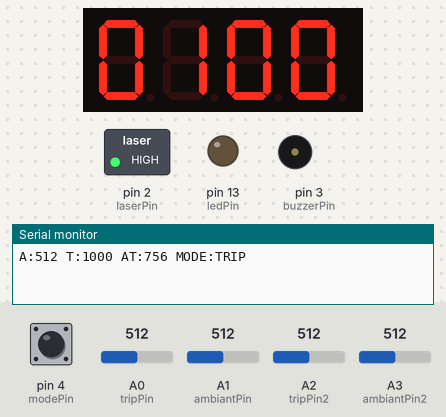
The sketch below on a simulated Arduino Uno, built with avr-gcc and run on an emulated ATmega328P. Parts: 4-digit seven-segment display, switched loads named in the sketch (green lamp = pin HIGH), output pins drawn as LEDs (lit = HIGH), buzzer (waves = sounding, pin HIGH), the last lines printed to the serial monitor. The test bench sets the inputs (shaded band); at power-on: pin 4 (modePin) LOW, A0 (tripPin) = 512, A3 (ambiantPin2) = 512, A1 (ambiantPin) = 512, A2 (tripPin2) = 512. Pins used as bus, display or sensor lines are not drawn.

Above: at 1.2 s.
1.3 s: pin 4 (modePin) pulled HIGH for 0.15 s
At 1.9 s:
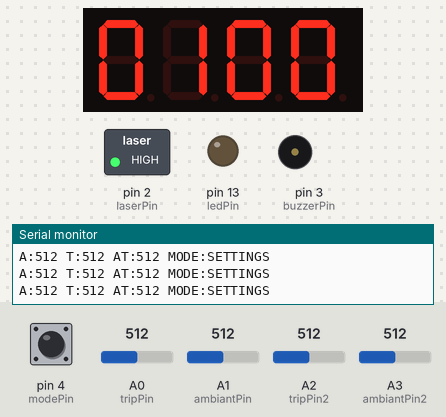
2.9 s: A0 (tripPin) set to 892
7.8 s: A0 (tripPin) set to 917
At 8.2 s:
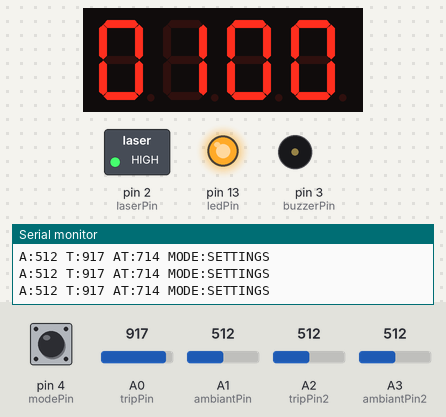
9.3 s: pin 4 (modePin) pulled HIGH for 1 s
At 9.95 s:
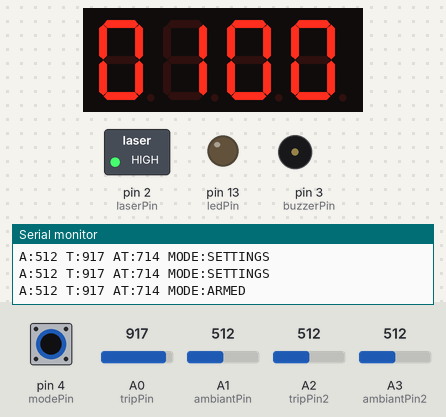
11.8 s: A3 (ambiantPin2) set to 526
At 13.5 s:
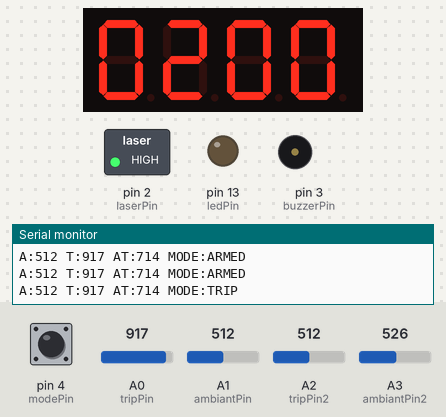
15.2 s: A3 (ambiantPin2) set to 306
Timing chart, 0 to 18.2 s (numbered marks = the images above; inputs shaded):
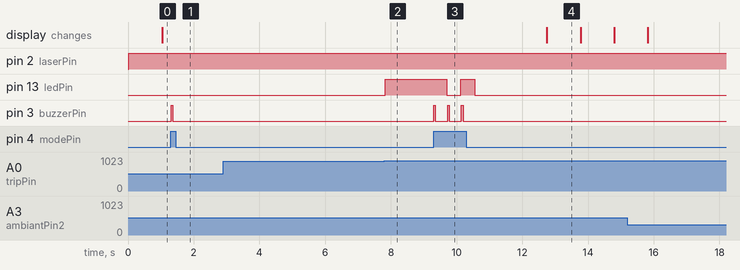

Measured:
- the behaviour switches between 899 and 900 on A0 (tripPin) (found by bisection; images 1 and 2)
- the behaviour switches between 512 and 513 on A3 (ambiantPin2) (found by bisection; images 3 and 4)
- after the input at 1.3 s, pin 3 (buzzerPin): LOW → HIGH at once, → LOW 0.05 s later
- after the input at 7.8 s, pin 13 (ledPin): LOW → HIGH at once
- after the input at 9.3 s, pin 13 (ledPin): HIGH → LOW after 0.40 s, → HIGH 0.42 s later, → LOW 0.42 s later; pin 3 (buzzerPin): alternates HIGH for 0.05 s and LOW for 0.37 s, 6 changes in all, then stays LOW, starting at once
- after the input at 11.8 s, the display: changes after 0.95 s (image 4)
- what the display in image 4 shows lasts 1.0 s, from 12.8 s to 13.8 s

The sketch:

sketch_dec13e.ino
```cpp
// 5 pins trip wire
#include <Arduino.h>
#include <TM1637Display.h>
int num = 0;
int lastScore;
#define TEST_DELAY   2000
// Module connection pins (Digital Pins)
#define CLK 6
#define DIO 7
TM1637Display display(CLK, DIO);
// Variables
int mode = 1;
int ambiant;
int ambiant2;
int trip = 1000; // The light value I get when using my laser
int trip2 = 1000;
int minLight = 900;
int makeBeep = 1; //0 for no beep, 1 for beep!
int atAverage;
int atAverage2;
long millisCount;

// Output Pins
int laserPin = 2;
int laserPin2 = 1;
int ledPin = 13;
int buzzerPin = 3;
String  modeNames[3] = {"SETTINGS","ARMED","TRIP"};

// Input Pins
int modePin = 4;
int tripPin = A0;
int ambiantPin = A1;

int tripPin2 = A2;
int ambiantPin2 = A3;

void setup() {
  pinMode(ledPin, OUTPUT);
  pinMode(laserPin, OUTPUT);
  pinMode(laserPin2, OUTPUT);
  pinMode(buzzerPin, OUTPUT);
  pinMode(modePin, INPUT);
  Serial.begin(9600);
}


void loop() {
  display.setBrightness(0x0f);
  display.showNumberDec(num,true);

  // When the button is pushed
  if (digitalRead(modePin) == 1) {
    trip = analogRead(tripPin);
    trip2 = analogRead(tripPin2);
    mode=mode + 1;
    if (mode >= 2) {
      mode = 0;
    }
    beep(1);
    delay(300);
  }

  if (num==10||num==110||num==210||num==310||num==410||num==510||num==610||num==710||num==810||num==910||num>=1000){
  //if((num<11 && num!=0 && (num % 10 == 0))||num>=1000){
      beep(10);
      delay(5000);
      num=0;
      display.showNumberDec(num,true);
    }


  //does something when the mode changes
  switch (mode) {
    case 0: //calibration mode
      digitalWrite(laserPin,HIGH);
      digitalWrite(laserPin2,HIGH);

      ambiant = analogRead(ambiantPin);
      ambiant2 = analogRead(ambiantPin2);
      trip = analogRead(tripPin);
      trip2 = analogRead(tripPin2);
      atAverage = ambiant + ((trip - ambiant)/2);
      atAverage2 = ambiant2 + ((trip2 - ambiant2)/2);
      stats();

      if (trip  >= minLight) {
        digitalWrite(ledPin,HIGH);
      } else {
        digitalWrite(ledPin,LOW);
      }

    break;

    case 1: // Armed mode
      digitalWrite(laserPin,HIGH);
      digitalWrite(laserPin2,HIGH);
      digitalWrite(ledPin,LOW);
      ambiant = analogRead(ambiantPin);
      ambiant2 = analogRead(ambiantPin2);
      atAverage = ambiant + ((trip - ambiant)/2);
      atAverage2 = ambiant2 + ((trip2 - ambiant2)/2);
      if (analogRead(tripPin) < atAverage){
        lastScore=3;
        mode = 2;
      }
      if(analogRead(tripPin2) < atAverage2){
        lastScore=4;
        mode = 2;
      }
      if ((millis() - millisCount) >= 1000) {
        millisCount = millis();
        stats();
      }
    break;

    case 2: //Trip Mode
      if ((millis() - millisCount) >= 1000) {
        millisCount = millis();
        stats();
        score();
        mode = 1;
      }
    break;
    }
  delay(1);                       // wait for a bit
}

//It Beeps
void beep(int qty) {
  int count;
  if (makeBeep == 1) {
    for (count = 1;count<=qty;count++) {
      digitalWrite(buzzerPin, HIGH);
      delay(50);
      digitalWrite(buzzerPin, LOW);
      delay(50);
    }
  }
}

void score(){
  if(lastScore==3){
    num++;
  }
  if(lastScore==4){
    num=num+100;
  }
  display.setBrightness(0x0f);
  display.showNumberDec(num,true);
}

//Writes stats to the Serial Port
void stats() {
  Serial.print("A:");
  Serial.print(ambiant);
  Serial.print(" T:");
  Serial.print(trip);
  Serial.print(" AT:");
  Serial.print(atAverage);
  Serial.print(" MODE:");
  Serial.print(modeNames[mode]);
  Serial.println("");
}
```
